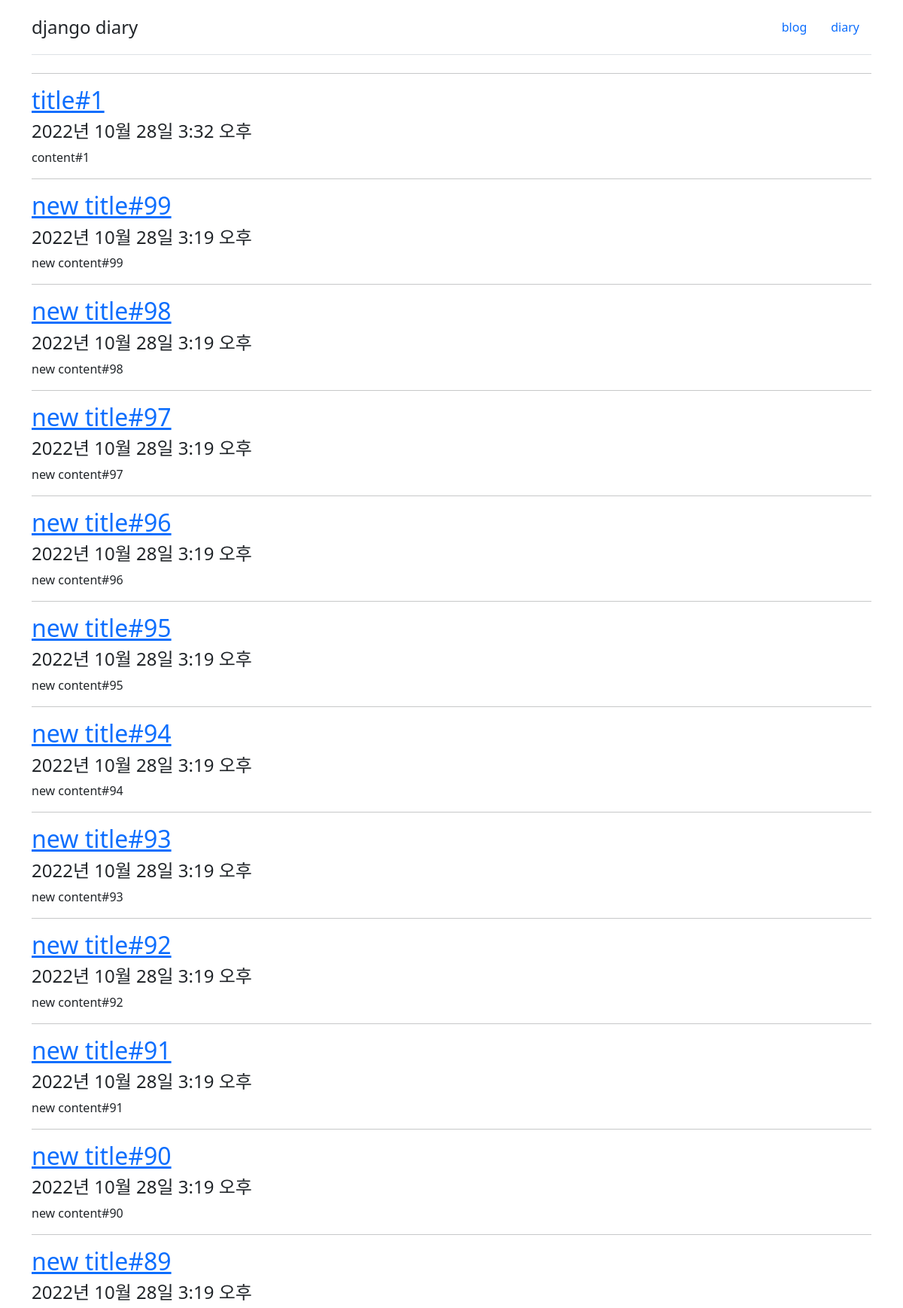
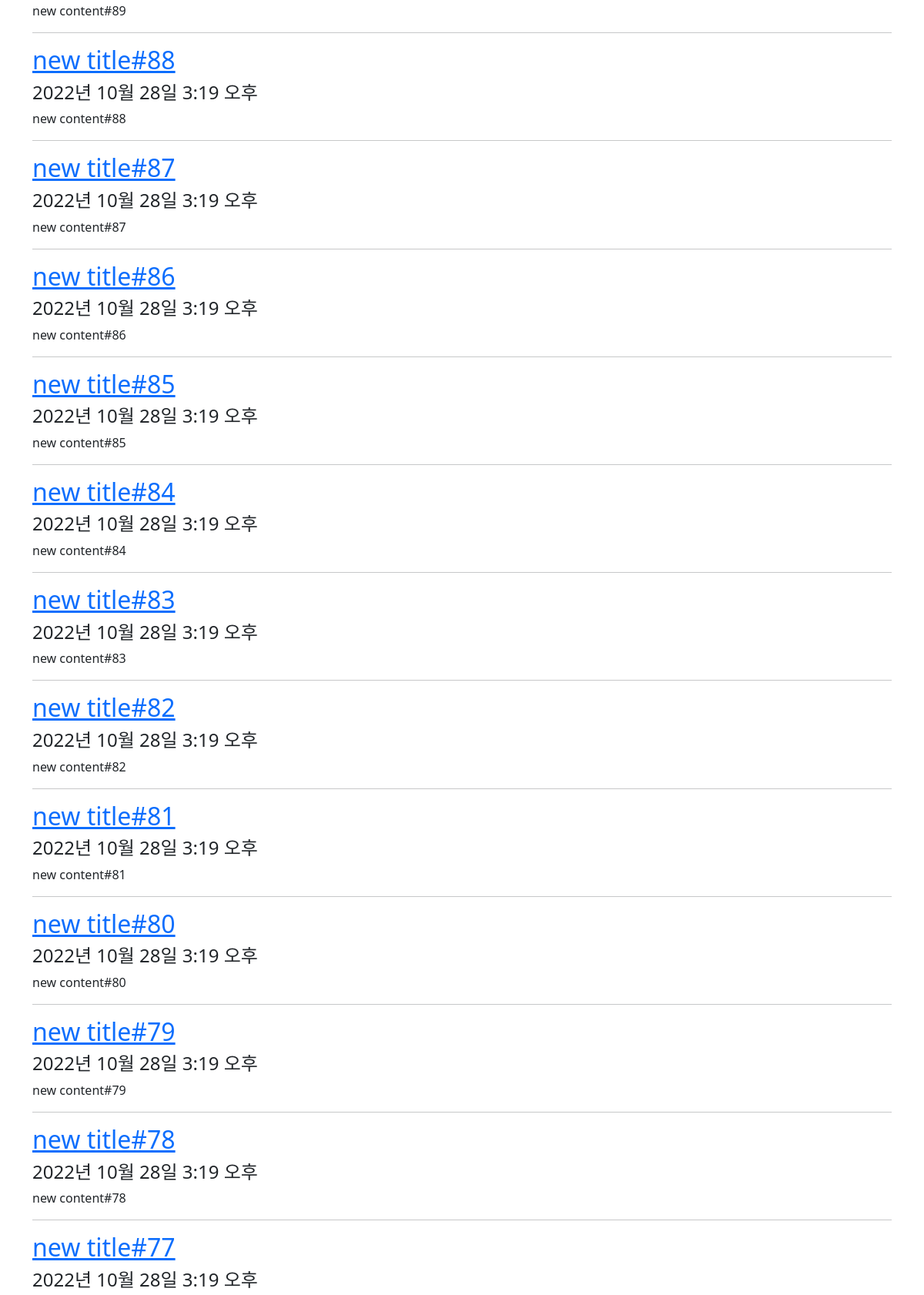
Screenshot of /diary/ (upper part) with the database file from the repository (2 pictures, top to bottom).
### diary/models.py (models this page shows, shortened)
class Memory(models.Model):
    title = models.CharField(max_length=100)
    message = models.TextField()
    created_at = models.DateTimeField(auto_now_add=True)
    updated_at = models.DateTimeField(auto_now=True)
    def get_absolute_url(self):
        return f"/diary/{self.pk}/"

### diary/views.py (the view)
# urls.py: path('', views.mem_index),
def mem_index(request):
    mem_qs = Memory.objects.all().order_by('-id')
    return render(request, 'diary/mem_list.html', {
        'mem_list': mem_qs, })

### diary/templates/diary/mem_list.html (shortened to what this page needs)
{%  extends "diary/base.html" %}
{%  block content %}
    {% for mem in mem_list %}
    <hr/>
        <h2>
            <a href="{{ mem.get_absolute_url }}">
            {{ mem.title }}
            </a>
        </h2>
        <h4>{{ mem.created_at }}</h4>
        <p>{{ mem.message }}</p>
    {% endfor %}
{% endblock %}

### rows the page displays
Memory: title "title#1", created_at "2022년 10월 28일 3:32 오후", message "content#1"
Memory: title "new title#99", created_at "2022년 10월 28일 3:19 오후", message "new content#99"
Memory: title "new title#98", created_at "2022년 10월 28일 3:19 오후", message "new content#98"
Memory: title "new title#97", created_at "2022년 10월 28일 3:19 오후", message "new content#97"
Memory: title "new title#96", created_at "2022년 10월 28일 3:19 오후", message "new content#96"
Memory: title "new title#95", created_at "2022년 10월 28일 3:19 오후", message "new content#95"
Memory: title "new title#94", created_at "2022년 10월 28일 3:19 오후", message "new content#94"
Memory: title "new title#93", created_at "2022년 10월 28일 3:19 오후", message "new content#93"
Memory: title "new title#92", created_at "2022년 10월 28일 3:19 오후", message "new content#92"
Memory: title "new title#91", created_at "2022년 10월 28일 3:19 오후", message "new content#91"
Memory: title "new title#90", created_at "2022년 10월 28일 3:19 오후", message "new content#90"
Memory: title "new title#89", created_at "2022년 10월 28일 3:19 오후", message "new content#89"
Memory: title "new title#88", created_at "2022년 10월 28일 3:19 오후", message "new content#88"
Memory: title "new title#87", created_at "2022년 10월 28일 3:19 오후", message "new content#87"
Memory: title "new title#86", created_at "2022년 10월 28일 3:19 오후", message "new content#86"
Memory: title "new title#85", created_at "2022년 10월 28일 3:19 오후", message "new content#85"
Memory: title "new title#84", created_at "2022년 10월 28일 3:19 오후", message "new content#84"
Memory: title "new title#83", created_at "2022년 10월 28일 3:19 오후", message "new content#83"
Memory: title "new title#82", created_at "2022년 10월 28일 3:19 오후", message "new content#82"
Memory: title "new title#81", created_at "2022년 10월 28일 3:19 오후", message "new content#81"
Memory: title "new title#80", created_at "2022년 10월 28일 3:19 오후", message "new content#80"
Memory: title "new title#79", created_at "2022년 10월 28일 3:19 오후", message "new content#79"
Memory: title "new title#78", created_at "2022년 10월 28일 3:19 오후", message "new content#78"
Memory: title "new title#77", created_at "2022년 10월 28일 3:19 오후"
